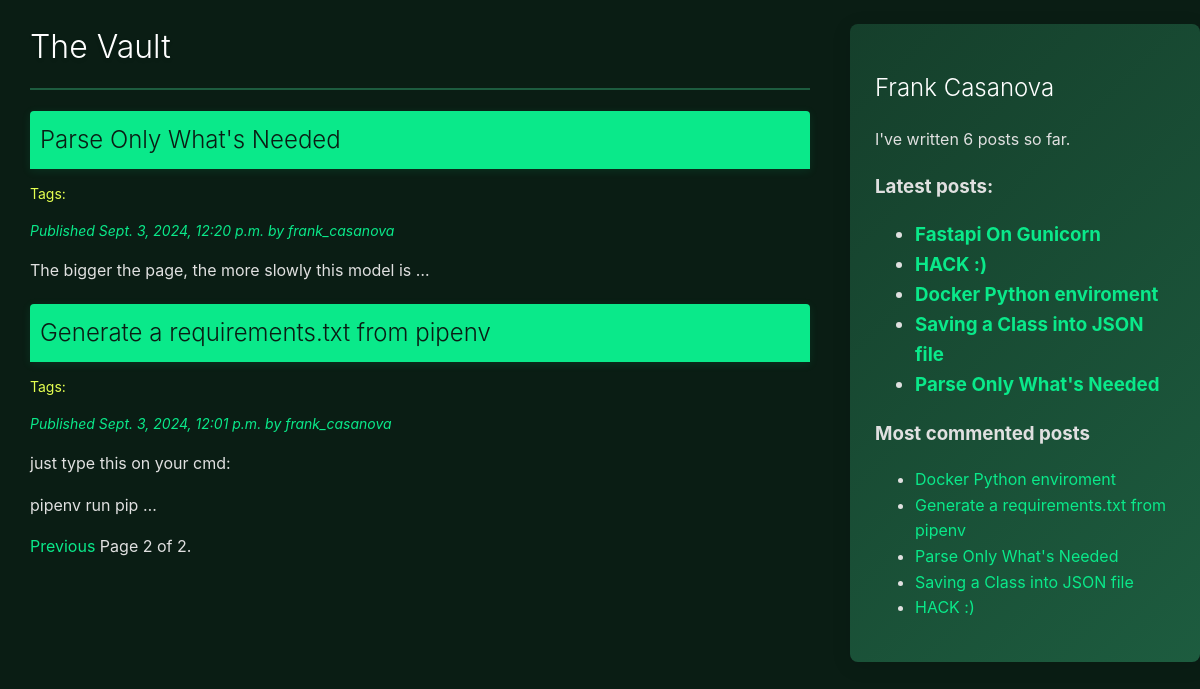
The app's page /?page=2, older data.
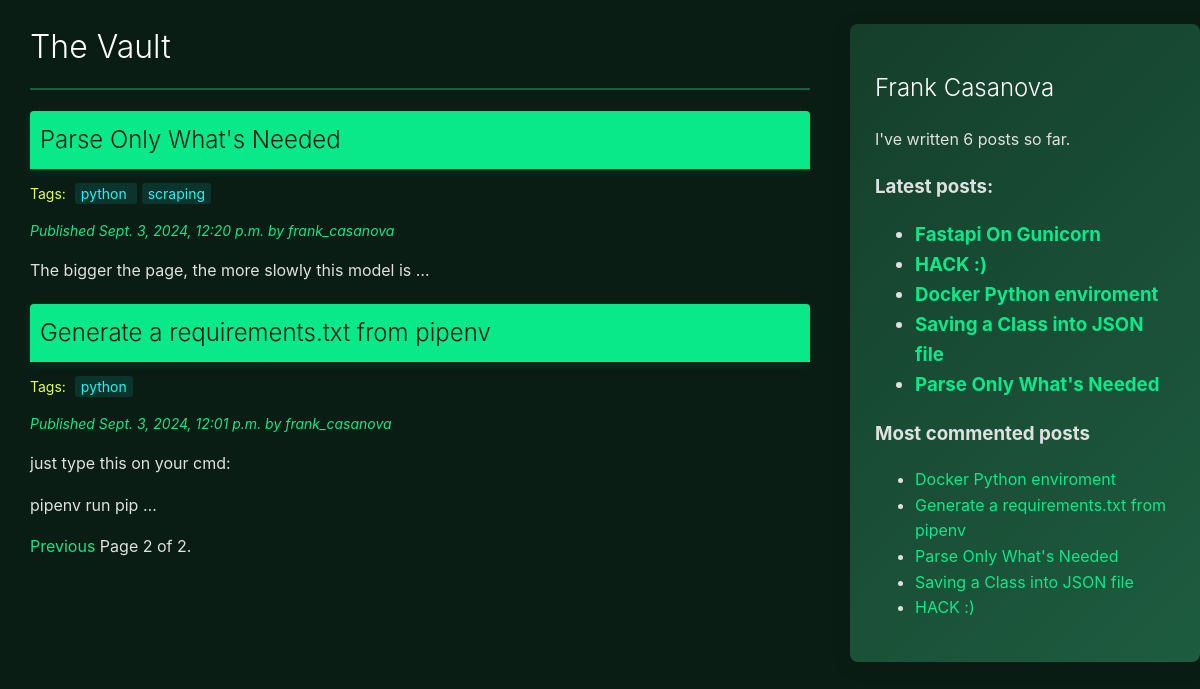
The same page, newer data.
### blog/models.py (models this page shows, shortened)
class Post_djb(models.Model):
    class Status(models.TextChoices):
        DRAFT = 'd', 'Draft'
        PUBLISHED = 'p', 'Published'
    title = models.CharField(max_length=87)
    slug = models.SlugField(max_length=87, unique_for_date='publish')
    author = models.ForeignKey(settings.AUTH_USER_MODEL, on_delete=models.CASCADE, related_name='blog_posts')
    body = models.TextField()
    publish = models.DateTimeField(default=timezone.now)
    created = models.DateTimeField(auto_now_add=True)
    updated = models.DateTimeField(auto_now=True)
    status = models.CharField(max_length=1, choices=Status.choices, default=Status.DRAFT)
    objects = models.Manager()
    published = PublishedManager()
    tags = TaggableManager()
    class Meta:
        ordering = ['-publish']
        indexes = [
            models.Index(fields=['-publish']),
        ]
    def get_absolute_url(self):
        return reverse("blog:post_detail", args=[
            self.publish.year,
            self.publish.month,
            self.publish.day,
            self.slug
            ])

### blog/views.py (the view)
# urls.py: path('', views.PostListView.as_view(), name='post_list'),
class PostListView(ListView):
    queryset = Post_djb.published.all()
    context_object_name = 'posts'
    paginate_by = 4
    template_name = 'blog/post/list.html'
    tag = None
    def get_queryset(self):
        queryset = super().get_queryset()
        if self.tag:
            queryset = queryset.filter(tags__in=[self.tag])
        return queryset
    def get_context_data(self, **kwargs):
        context = super().get_context_data(**kwargs)
        context['tag'] = self.tag
        return context
    def get(self, request, tag_slug=None):
        if tag_slug:
            self.tag = get_object_or_404(Tag, slug=tag_slug)
        return super().get(request)

### blog/models.py (called while the page is built)
    def get_queryset(self):
        return super().get_queryset().filter(status=Post_djb.Status.PUBLISHED)

### blog/templatetags/blog_tags.py (called while the page is built)
@register.simple_tag
def total_posts():
    return Post_djb.objects.count()

@register.inclusion_tag('blog/post/latest_posts.html')
def show_latest_posts(count=5):
    latest_posts = Post_djb.published.order_by('-publish')[:count]
    return {'latest_posts': latest_posts}

@register.simple_tag
def get_most_commented_posts(count=5):
    return Post_djb.published.annotate(total_comments=Count('comments')).order_by('-total_comments')[:count]

@register.filter(name='markdown')
def markdown_format(text):
    return mark_safe(markdown.markdown(text))

### blog/templates/blog/post/list.html (shortened to what this page needs)
{% extends "blog/base.html" %}
{% load blog_tags %}
{% block content %}
<a href="{% url 'blog:post_list' %}">
  <h1 class="title">The Vault</h1>
</a>
  {% for post in posts %}
      <a href="{{ post.get_absolute_url }}">
        <h2 class="post-title">{{ post.title }}</h2>
      </a>
      <p class="tags">
        Tags:
        {% for tag in post.tags.all %}
          <a href="{% url "blog:post_list_by_tag" tag.slug %}">
            {{ tag.name }}
          </a>{% if not forloop.last %} {% endif %}
        {% endfor %}
      </p>
    <p class="date">
      Published {{ post.publish }} by {{ post.author }}
    </p>
    <div class="post-body">
      {{ post.body|markdown|truncatewords_html:10|safe }}
    </div>
  {% endfor %}
  {% include "pagination.html" with page=page_obj %}
{% endblock %}

### blog/templates/blog/base.html (shortened to what this page needs)
{% load blog_tags %}
{% load static %}
<!DOCTYPE html>
<html>
<head>
  <link href="{% static "css/style.css" %}" rel="stylesheet">
</head>
<body>
  <div id="content">
    {% block content %}
    {% endblock %}
  </div>
  <div id="sidebar">
    <h2>Frank Casanova</h2>
    <p>I've written {% total_posts %} posts so far.</p>
    <h3>Latest posts:<h3>
    {% show_latest_posts 5 %}
    <h3>Most commented posts</h3>
    {% get_most_commented_posts as most_commented_posts %}
    <ul>
      {% for post in most_commented_posts %}
        <li>
          <a href="{{ post.get_absolute_url }}">{{ post.title }}</a>
        </li>
      {% endfor %}
    </ul>
  </div>
</body>
</html>

### blog/templates/blog/post/latest_posts.html
<ul>
    {% for post in latest_posts %}
      <li>
        <a href="{{ post.get_absolute_url }}">{{ post.title }}</a>
      </li>
    {% endfor %}
  </ul>

Row changes from the older to the newer data that the page shows:
added Tag: name "python"
added Tag: name "scraping", shown under Post_djb "Parse Only What's Needed"
